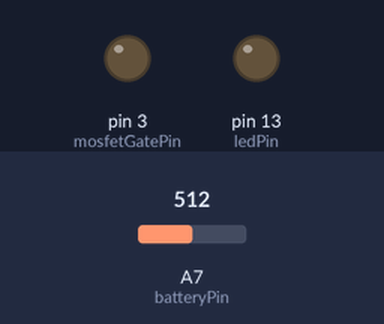
The sketch below on a simulated Arduino Nano, built with avr-gcc and run on an emulated ATmega328P. Parts: output pins drawn as LEDs (lit = HIGH). The test bench sets the inputs (shaded band); at power-on: A7 (batteryPin) = 512.

Above: at 1.2 s.
1.3 s: A7 (batteryPin) set to 297
2.8 s: A7 (batteryPin) set to 274
At 3.8 s:
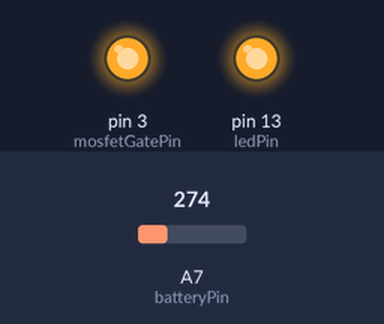
4.3 s: A7 (batteryPin) set to 306
At 5.0 s:
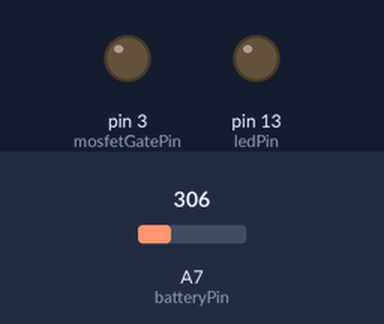
5.8 s: A7 (batteryPin) set to 122
At 6.1 s:
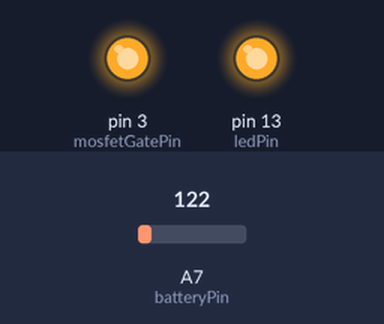
Timing chart, 0 to 8.3 s (numbered marks = the images above; inputs shaded):
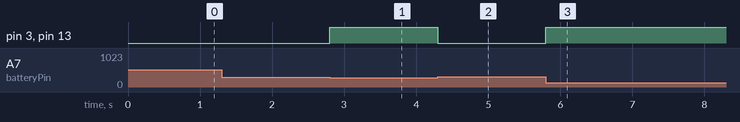

The sketch:

solarMOSFET.ino
```cpp
//Pin definitions
const int batteryPin = A7;
const int ledPin = 13;
const int mosfetGatePin = 3;

//Auxiliary values
const float refVoltage = 5.01;
const float vDividerFactor = 5.7; //47K & 10K voltage divider, (47+10)/10 to recover original value
const float batMaxVoltage = 8.42; //2s LiPo battery, i.e. 2*4.2V. Use sightly lower values to preserve battery heatlh.
const float batMinVoltage = 8.0; //If battery falls below this voltage, we always turn on charge
const int secondsBetweenChecks = 0.5;

//Global definitions
float vBat = 0.0;
bool isCharging = false;


inline void checkVBat() {
  vBat = (float) analogRead(batteryPin) * refVoltage * vDividerFactor / 1023.0;
}

inline void startSolarCharge() {
  if (!isCharging) {
    digitalWrite(mosfetGatePin, HIGH);
    digitalWrite(ledPin, HIGH);
    isCharging = true;
  }
}

inline void stopSolarCharge() {
  //We do not check if isCharging is true here, because we want to stop always and as soon as possible
  digitalWrite(mosfetGatePin, LOW);
  digitalWrite(ledPin, LOW);
  isCharging = false;
}

void setup() {
  pinMode(ledPin, OUTPUT);
  pinMode(mosfetGatePin, OUTPUT);
  stopSolarCharge();
  //Serial.begin(9600);
  //Serial.println("Init OK");
}

void loop() {
  checkVBat();
  //Serial.print("Batt: ");
  //Serial.print(vBat, 2);
  //Serial.println();
  if (vBat > batMaxVoltage) {
    stopSolarCharge();
  } else if (vBat < batMinVoltage) {
    startSolarCharge();
  }
  delay(1000 * secondsBetweenChecks);
}
```

Measured:
- the behaviour switches between 287 and 286 on A7 (batteryPin) (found by bisection; images 0 and 1)
- after the input at 1.3 s, every drawn part: stays the same
- after the input at 2.8 s, pin 3 (mosfetGatePin), pin 13 (ledPin): LOW → HIGH at once
- after the input at 4.3 s, pin 3 (mosfetGatePin), pin 13 (ledPin): HIGH → LOW at once
- after the input at 5.8 s, pin 3 (mosfetGatePin), pin 13 (ledPin): LOW → HIGH at once
